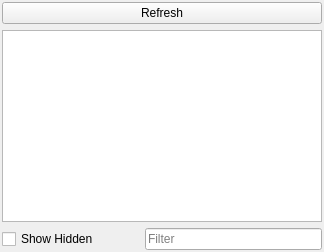
              <widget class="QWidget" name="downloadTab">
               <attribute name="title">
                <string>Downloads</string>
               </attribute>
               <layout class="QVBoxLayout" name="verticalLayout_7">
                <property name="leftMargin">
                 <number>2</number>
                </property>
                <property name="topMargin">
                 <number>2</number>
                </property>
                <property name="rightMargin">
                 <number>2</number>
                </property>
                <property name="bottomMargin">
                 <number>2</number>
                </property>
                <item>
                 <widget class="QPushButton" name="btnRefreshDownloads">
                  <property name="toolTip">
                   <string>Refresh downloads view</string>
                  </property>
                  <property name="text">
                   <string>Refresh</string>
                  </property>
                  <property name="icon">
                   <iconset resource="resources.qrc">
                    <normaloff>:/MO/gui/resources/view-refresh.png</normaloff>:/MO/gui/resources/view-refresh.png</iconset>
                  </property>
                 </widget>
                </item>
                <item>
                 <layout class="QVBoxLayout" name="downloadLayout">
                  <item>
                   <widget class="DownloadListWidget" name="downloadView">
                    <property name="minimumSize">
                     <size>
                      <width>320</width>
                      <height>0</height>
                     </size>
                    </property>
                    <property name="contextMenuPolicy">
                     <enum>Qt::CustomContextMenu</enum>
                    </property>
                    <property name="acceptDrops">
                     <bool>true</bool>
                    </property>
                    <property name="toolTip">
                     <string/>
                    </property>
                    <property name="whatsThis">
                     <string>This is a list of mods you downloaded from Nexus. Double click one to install it. You can also drag an archive into here.</string>
                    </property>
                    <property name="editTriggers">
                     <set>QAbstractItemView::NoEditTriggers</set>
                    </property>
                    <property name="dragDropMode">
                     <enum>QAbstractItemView::DropOnly</enum>
                    </property>
                    <property name="defaultDropAction">
                     <enum>Qt::MoveAction</enum>
                    </property>
                    <property name="alternatingRowColors">
                     <bool>true</bool>
                    </property>
                    <property name="indentation">
                     <number>0</number>
                    </property>
                    <property name="itemsExpandable">
                     <bool>false</bool>
                    </property>
                    <property name="sortingEnabled">
                     <bool>true</bool>
                    </property>
                   </widget>
                  </item>
                 </layout>
                </item>
                <item>
                 <layout class="QHBoxLayout" name="horizontalLayout" stretch="0,0,2">
                  <item>
                   <widget class="QCheckBox" name="showHiddenBox">
                    <property name="text">
                     <string>Show Hidden</string>
                    </property>
                   </widget>
                  </item>
                  <item>
                   <spacer name="horizontalSpacer_3">
                    <property name="orientation">
                     <enum>Qt::Horizontal</enum>
                    </property>
                    <property name="sizeHint" stdset="0">
                     <size>
                      <width>40</width>
                      <height>20</height>
                     </size>
                    </property>
                   </spacer>
                  </item>
                  <item>
                   <widget class="MOBase::LineEditClear" name="downloadFilterEdit">
                    <property name="placeholderText">
                     <string>Filter</string>
                    </property>
                   </widget>
                  </item>
                 </layout>
                </item>
               </layout>
              </widget>
